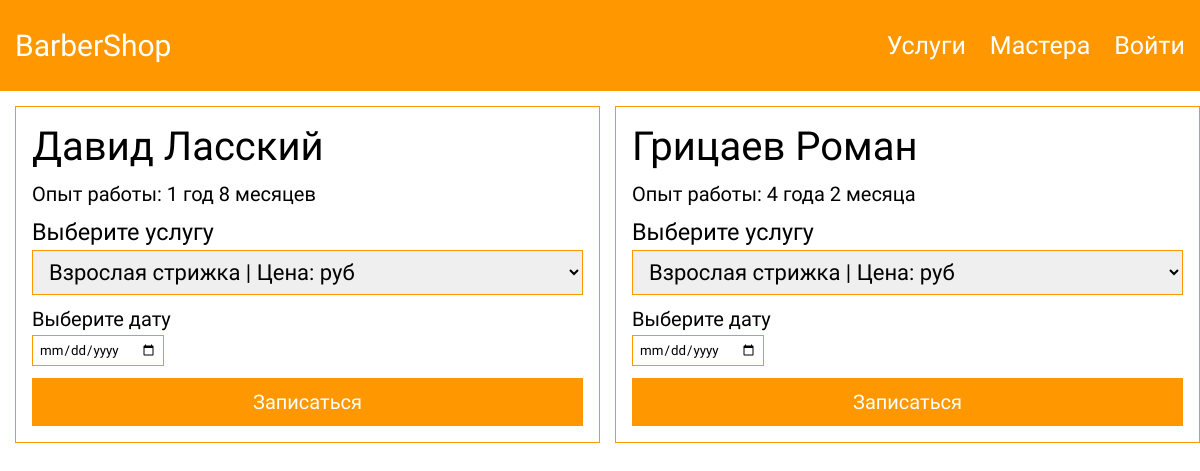
The page /php/pages/barbers.php on the database as committed earlier.
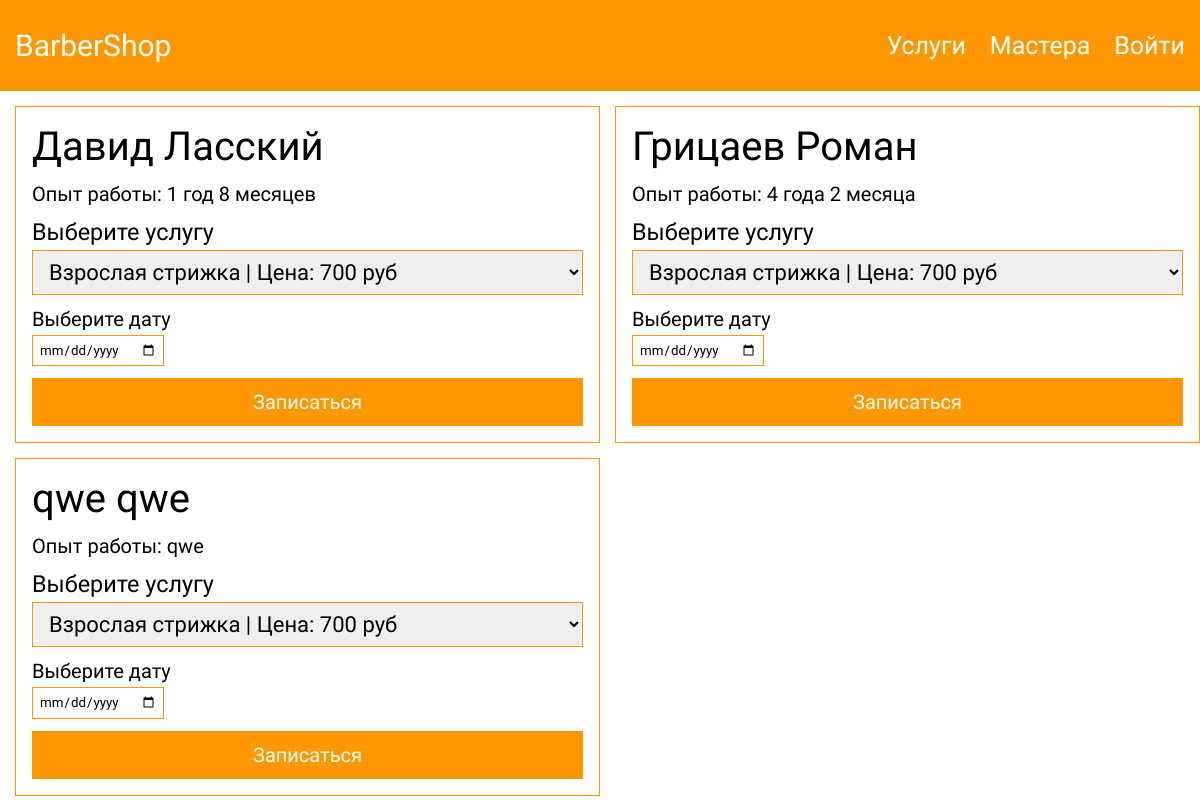
The same page on the database as committed later.
### tables this page shows
CREATE TABLE `barbers` (
  `id` int(11) NOT NULL,
  `name` varchar(256) NOT NULL,
  `expierence` varchar(256) NOT NULL,
  `barber_login` varchar(256) NOT NULL
);

### php/pages/barbers.php (the view, shortened to what this page needs)
<?php require_once('../scripts/db.php'); ?>
<link rel="stylesheet" href="/css/global.css">
<link rel="stylesheet" href="/css/header.css">
<link rel="stylesheet" href="/css/card.css">
<link rel="stylesheet" href="/css/barbers.css">
<?php require_once('./../header.php'); ?>
<div class="container">
    <?php
    $sql = "SELECT * FROM `barbers`";
    $query = $connect->prepare($sql);
    $query->execute();
    $result = $query->fetchAll(PDO::FETCH_ASSOC);
    echo '<div class="card__container">';
    foreach ($result as $key => $value) {
        echo
        '   <form class="card" enctype="multipart/form-data">
                        <div>
                            <h3 class="card__title">' . $result[$key]["name"] . '</h3>
                            <input id="barber_id" type="hidden" value="' . $result[$key]["id"] . '">
                            <input id="user_id" type="hidden" value="' . $_SESSION['id'] . '">
                            <p class="card__description mt-12">Опыт работы: ' . $result[$key]["expierence"] . '</p>
                        </div>'
    ?>
        <h3 class="mt-12 mb-4">Выберите услугу</h3>
        <select id="service_id" class="card__select mb-12">
            <?php
            $sql1 = "SELECT * FROM `service`";
            $query1 = $connect->prepare($sql1);
            $query1->execute();
            $result1 = $query1->fetchAll(PDO::FETCH_ASSOC);
            foreach ($result1 as $key => $value) {
                echo
                '<option value="' . $result1[$key]["id"] . '">' . $result1[$key]["title"] . ' | Цена: ' . $result1[$key]['price'] . ' руб</option>';
            }
            ?>
        </select>
        <div class="flex jc-between" style="width: 60%;">
            <div>
                <h4 class="mb-0">Выберите дату</h4>
                <input type="date" id="date" name="date" class="mt-4" min="<?php echo date("20y-m-d") ?>">
            </div>
        </div>
    <?php
        echo '<button type="submit" class="btn-reset btn-primary">Записаться</button>
                    </form>
                ';
    }
    echo '</div>';
    ?>
</div>

Rows that differ between the two databases and show on the page:
computed for barbers "Давид Ласский": value "Взрослая стрижка | Цена: руб" → "Взрослая стрижка | Цена: 700 руб"
computed for barbers "Грицаев Роман": value "Взрослая стрижка | Цена: руб" → "Взрослая стрижка | Цена: 700 руб"
added barbers: name "qwe qwe", expierence "qwe"
